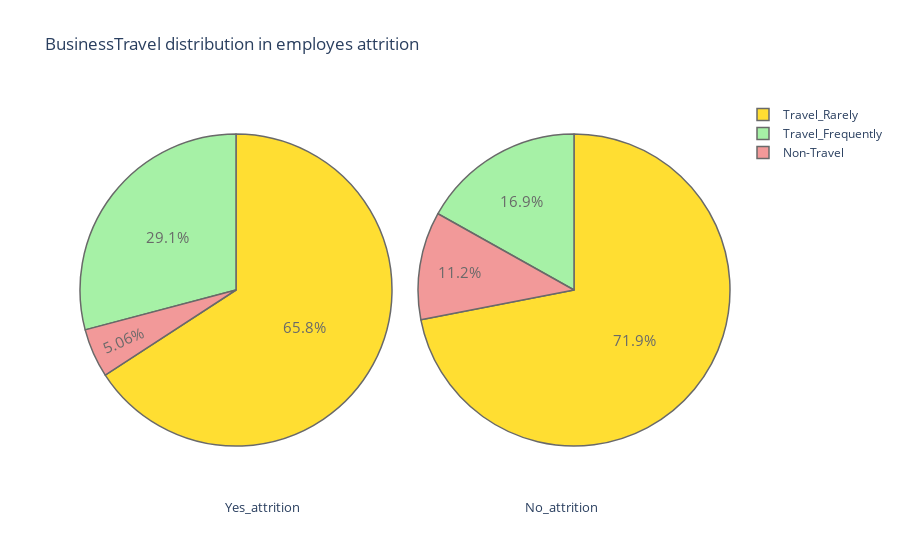
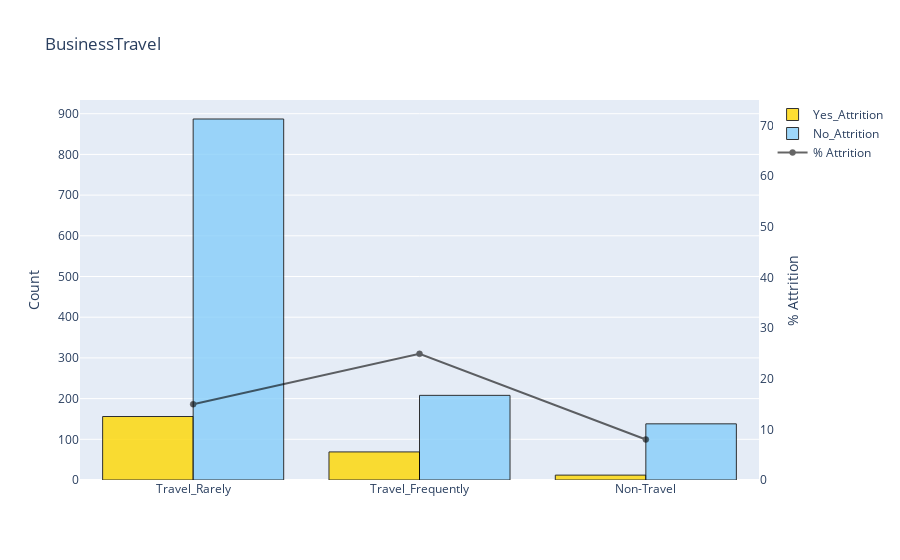

The code cell stored with these charts, in order, in its notebook:
### Code cell
plot_pie('BusinessTravel')
barplot('BusinessTravel', False)

### Figure 1 — Plotly figure (JSON) as saved in the notebook; plotly's stock layout.template omitted (floating-point values rounded to 4 significant figures)
{"data": [{"domain": {"x": [0, 0.48]}, "hoverinfo": "label+percent+name", "labels": ["Travel_Rarely", "Travel_Frequently", "Non-Travel"], "marker": {"colors": ["gold", "lightgreen", "lightcoral", "lightskyblue", "lightgrey", "orange", "white", "lightpink"], "line": {"width": 1.5}}, "name": "attrition employes", "opacity": 0.8, "textfont": {"size": 15}, "type": "pie", "values": [156, 69, 12]}, {"domain": {"x": [0.52, 1]}, "hoverinfo": "label+percent+name", "labels": ["Travel_Rarely", "Travel_Frequently", "Non-Travel"], "marker": {"colors": ["gold", "lightgreen", "lightcoral", "lightskyblue", "lightgrey", "orange", "white", "lightpink"], "line": {"width": 1.5}}, "name": "Non attrition employes", "opacity": 0.8, "textfont": {"size": 15}, "type": "pie", "values": [887, 208, 138]}], "layout": {"annotations": [{"font": {"size": 13}, "showarrow": false, "text": "Yes_attrition", "x": 0.22, "y": -0.1}, {"font": {"size": 13}, "showarrow": false, "text": "No_attrition", "x": 0.8, "y": -0.1}], "title": {"text": "BusinessTravel distribution in employes attrition "}}}

### Figure 2 — Plotly figure (JSON) as saved in the notebook; plotly's stock layout.template omitted (floating-point values rounded to 4 significant figures)
{"data": [{"marker": {"color": "gold", "line": {"color": "#000000", "width": 1}}, "name": "Yes_Attrition", "opacity": 0.8, "type": "bar", "x": ["Travel_Rarely", "Travel_Frequently", "Non-Travel"], "y": [156, 69, 12]}, {"marker": {"color": "lightskyblue", "line": {"color": "#000000", "width": 1}}, "name": "No_Attrition", "opacity": 0.8, "type": "bar", "x": ["Travel_Rarely", "Travel_Frequently", "Non-Travel"], "y": [887, 208, 138]}, {"marker": {"color": "black", "line": {"color": "#000000", "width": 0.5}}, "name": "% Attrition", "opacity": 0.6, "type": "scatter", "x": ["Non-Travel", "Travel_Frequently", "Travel_Rarely"], "y": [8, 24.91, 14.96], "yaxis": "y2"}], "layout": {"title": {"text": "BusinessTravel"}, "yaxis": {"title": {"text": "Count"}}, "yaxis2": {"anchor": "x", "overlaying": "y", "range": [0, 75], "showgrid": false, "side": "right", "title": {"text": "% Attrition"}, "zeroline": false}}}
